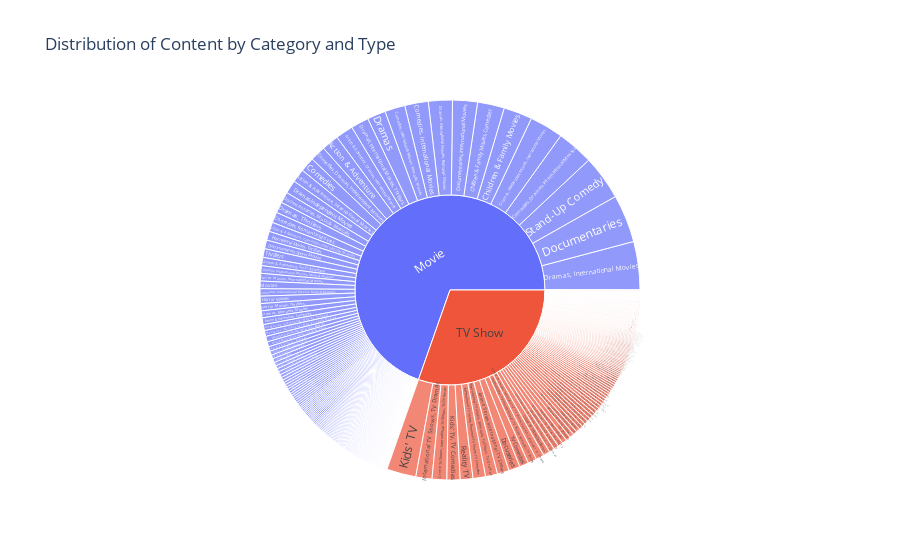

Source (notebook cell):
### Markdown cell above
### Sunburst Chart - Distribution of Netflix Content by category and type

### Code cell
# Grouping the data by category and type and count the number of titles
category_type_counts = df.groupby(['listed_in', 'type']).size().reset_index(name='count')

# Creating a sunburst chart of the number of titles by category and type
fig = px.sunburst(category_type_counts,
                  path=['type', 'listed_in'],
                  values='count',
                  title='Distribution of Content by Category and Type')

fig.show()

### Figure 1 — Plotly figure (JSON) as saved in the notebook; plotly's stock layout.template omitted (floating-point values rounded to 4 significant figures; data arrays with more than 128 entries replaced by an {"elided": "..."} marker saying what was removed)
{"data": [{"branchvalues": "total", "domain": {"x": [0, 1], "y": [0, 1]}, "hovertemplate": "labels=%{label}<br>count=%{value}<br>parent=%{parent}<br>id=%{id}<extra></extra>", "ids": {"elided": "516 str values"}, "labels": {"elided": "516 str values"}, "name": "", "parents": {"elided": "516 str values"}, "type": "sunburst", "values": {"elided": "516 int values"}}], "layout": {"legend": {"tracegroupgap": 0}, "title": {"text": "Distribution of Content by Category and Type"}}}
